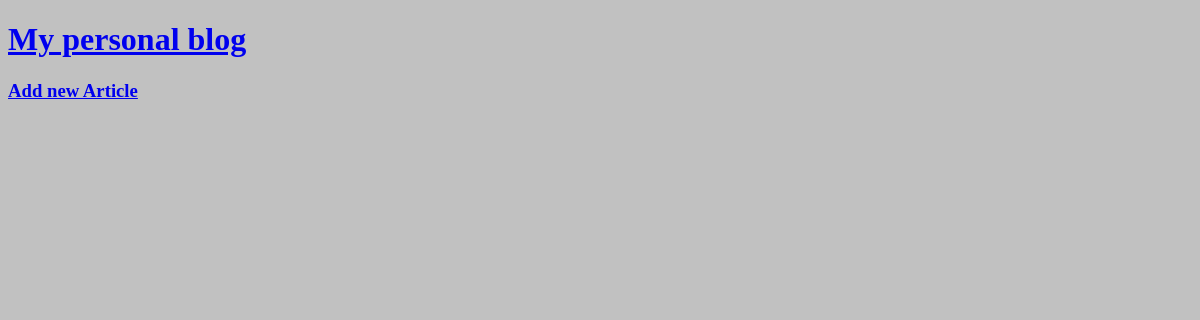
Before: / with the older database file.
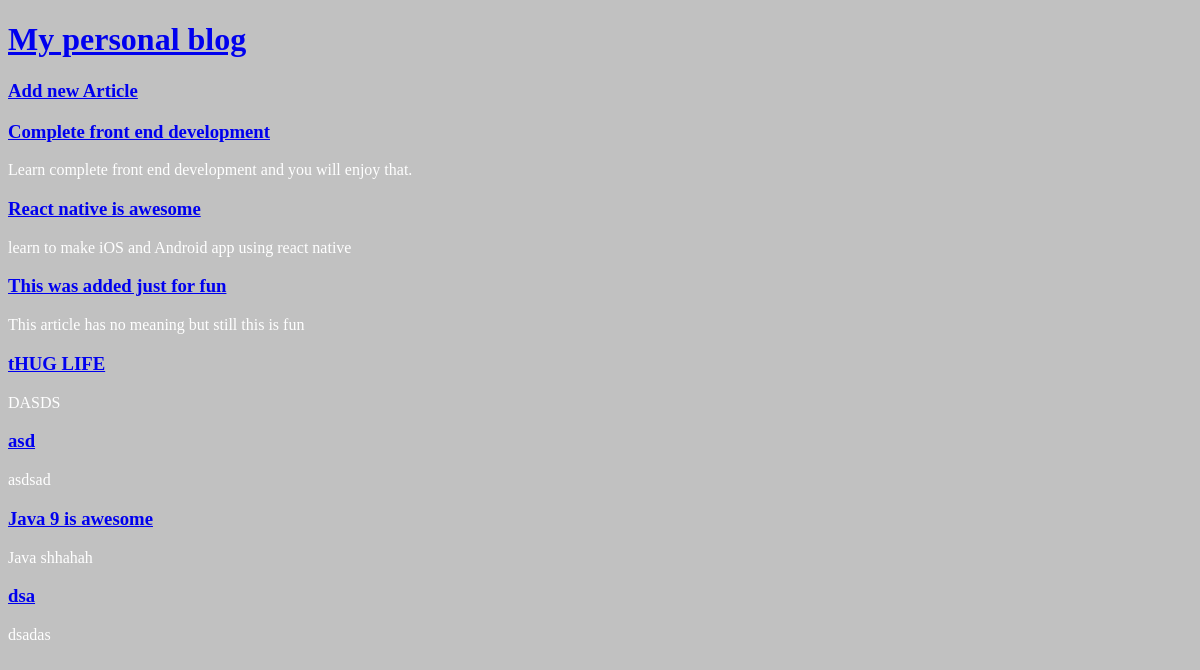
After: the same page with the newer database file.
### articles/models.py (models this page shows, shortened)
class Article(models.Model):
    author = models.ForeignKey(
        'auth.User',
        on_delete=models.CASCADE,
    )
    title = models.CharField(max_length=200)
    text = models.TextField()

### articles/views.py (the view)
# urls.py: path('', views.ArticleListView.as_view(), name='home' ),
class ArticleListView(ListView):
    model = Article
    template_name = 'home.html'

### templates/home.html
{% extends 'base.html' %}
{% block content %}
{% for arti in object_list %}
<div class="article">
  <h3><a href="{% url 'article_page' arti.pk %}">{{ arti.title }}</a></h3>
  <p>{{ arti.text  }}</p>
</div>
{% endfor %}
{% endblock content %}

### templates/base.html (shortened to what this page needs)
{% load staticfiles %}
<!DOCTYPE html>
<html lang="en">
<head>
  <link rel="stylesheet" href="{% static 'css/basestyles.css' %}">
</head>
<body>
  <header>
    <h1><a href="/">My personal blog</a></h1>
  </header>
  <div class="new">
     <h3>
       <a href="{% url 'new article' %}"> Add new Article</a>
     </h3>
  </div>
    <div class="container">
      {% block content %}
      {% endblock content %}
    </div>
</body>
</html>

### static/css/basestyles.css (style rules this page uses)
body { background-color: #c1c1c1; color: #FFF; }

Changed rows visible on the page:
added Article: title "Complete front end development", text "Learn complete front end development and you will enjoy that."
added Article: title "React native is awesome", text "learn to make iOS and Android app using react native"
added Article: title "This was added just for fun", text "This article has no meaning but still this is fun"
added Article: title "tHUG LIFE", text "DASDS"
added Article: title "asd", text "asdsad"
added Article: title "Java 9 is awesome", text "Java shhahah"
added Article: title "dsa", text "dsadas"
